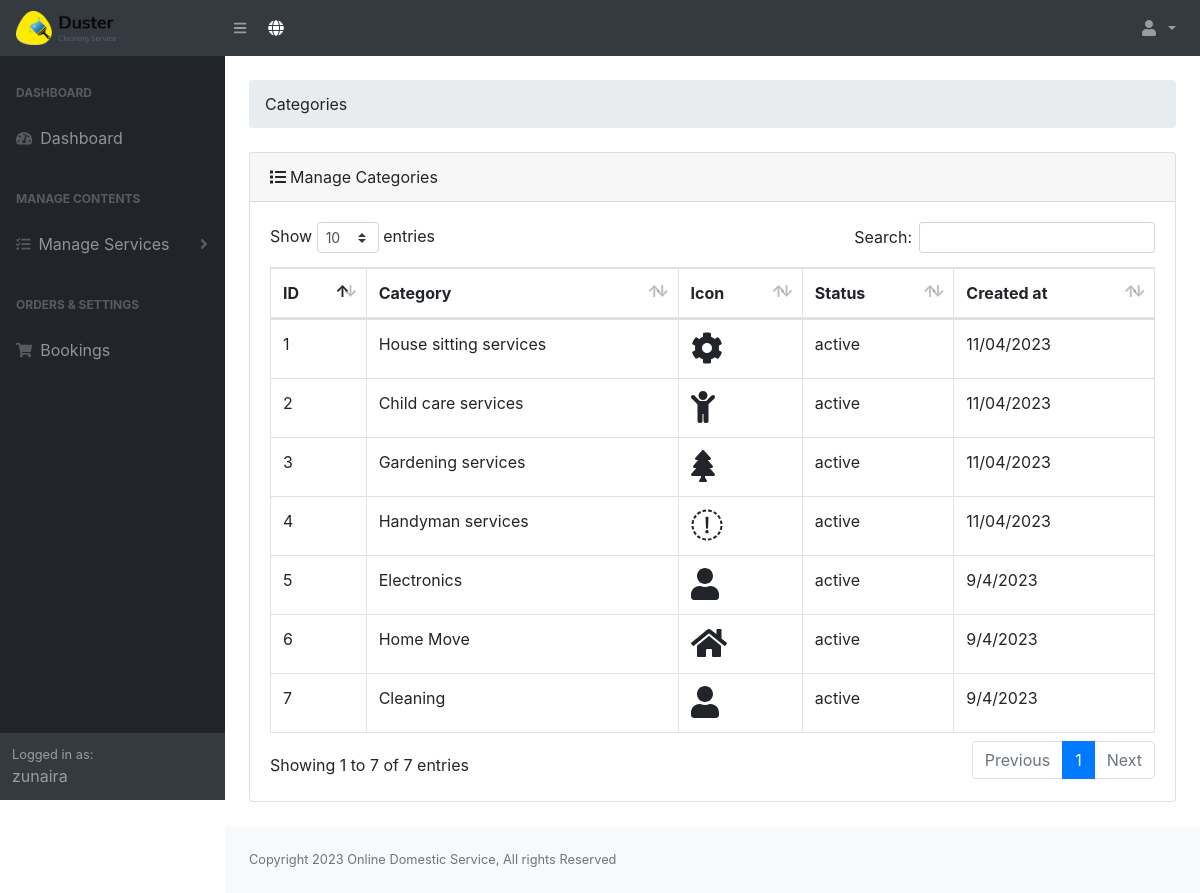
/provider/categories.php (signed in), run on the app's committed database.
### tables this page shows
CREATE TABLE `tbl_users` (
  `id` int(10) NOT NULL,
  `username` varchar(255) DEFAULT NULL,
  `fullname` varchar(255) DEFAULT NULL,
  `email` varchar(255) DEFAULT NULL,
  `mobile_no` varchar(15) DEFAULT NULL,
  `password` varchar(255) DEFAULT NULL,
  `role` varchar(10) DEFAULT NULL,
  `photo` varchar(255) DEFAULT NULL,
  `created_at` varchar(255) DEFAULT NULL,
  `gender` varchar(20) DEFAULT NULL,
  `status` varchar(10) DEFAULT NULL,
  `comment` varchar(255) DEFAULT NULL
);

CREATE TABLE `tbl_categories` (
  `cat_id` int(11) NOT NULL,
  `cat_name` varchar(50) NOT NULL DEFAULT '',
  `cat_icon` varchar(255) NOT NULL DEFAULT '',
  `cat_status` varchar(50) NOT NULL DEFAULT '',
  `created_at` varchar(50) NOT NULL DEFAULT ''
);

CREATE TABLE `tbl_settings` (
  `id` int(10) NOT NULL,
  `site_title` varchar(255) NOT NULL,
  `site_footer` varchar(255) NOT NULL,
  `web_phone` varchar(255) NOT NULL,
  `web_email` varchar(255) NOT NULL,
  `web_address_location` varchar(255) NOT NULL,
  `web_currency` varchar(10) NOT NULL,
  `dollar_exchange_rate` varchar(10) NOT NULL,
  `g_recaptcha_site_key` varchar(255) DEFAULT NULL,
  `g_recaptcha_secret_key` varchar(255) DEFAULT NULL,
  `g_recaptcha_status` varchar(10) DEFAULT NULL
);

### provider/config.php (called while the page is built, shortened)
<?php
$dbhost = 'localhost';
$dbname = 'fyp';
$dbuser = 'root';
$dbpass = '';
try {
	$pdo = new PDO("mysql:host={$dbhost};dbname={$dbname}", $dbuser, $dbpass);
	$pdo->setAttribute(PDO::ATTR_ERRMODE, PDO::ERRMODE_EXCEPTION);
}
catch( PDOException $exception ) {
	echo "Connection Error: " . $exception->getMessage();
	die();
}
$setting_statement = $pdo->prepare('SELECT * FROM tbl_settings');
$setting_statement->execute();
$setting_statement_results = $setting_statement->fetch();
?>

### provider/autoloader.php (called while the page is built, shortened)
<?php
include 'config.php';
?>

### provider/categories.php (the view)
<?php include 'header.php' ?>
<div class="container-fluid">
    <ol class="breadcrumb mb-4 mt-4">
        <li class="breadcrumb-item ">Categories</li>
    </ol>
    <div class="card mb-4">
        <div class="card-header">
            <i class="fas fa-list mr-1"></i>Manage Categories
        </div>
        <div class="card-body">
            <div class="table-responsive">
                <table class="table table-bordered" width="100%" id="dataTable" cellspacing="0">
                    <thead>
                        <tr>
                            <th>ID</th>
                            <th>Category</th>
                            <th>Icon</th>
                            <th>Status</th>
                            <th>Created at</th>
                        </tr>
                    </thead>
                    <tbody>
                        <?php
                            $statement = $pdo->prepare('SELECT * FROM tbl_categories ORDER BY cat_id DESC');
                            $statement->execute();
                            $result = $statement->fetchAll();
                            $i = 0;
                            foreach ($result as $key) {
                            $i++;
                        ?>
                                                        <tr>
                            <td><?php echo $i;?></td>
                            <td><?php echo $key['cat_name'];?></td>
                            <td><i class="<?php echo $key['cat_icon'];?> fa-2x"></i></td>
                            <td><?php echo $key['cat_status'];?></td>
                            <td><?php echo $key['created_at'];?></td>
                        </tr>
                        <?php } ?>
                    </tbody>
                </table>
            </div>
        </div>
    </div>
</div>
<?php include 'footer.php' ?>

### provider/header.php (shortened to what this page needs)
<?php
include 'autoloader.php';
$u_id = $_SESSION['provider']['id'];
$statement = $pdo->prepare('SELECT * FROM tbl_users WHERE id=?');
$statement->execute(array($u_id));
$user_result = $statement->fetch();
?>
<!DOCTYPE html>
<html lang="en">
    <head>
        <link href="css/styles.css" rel="stylesheet" />
        <link href="css/dataTables.bootstrap4.min.css" rel="stylesheet" />
    </head>
    <body class="sb-nav-fixed">
        <nav class="sb-topnav navbar navbar-expand navbar-dark bg-dark">
            <a class="navbar-brand" href="dashboard.php">
                <img src="assets/logo/logo.png" class="existing-photo" width="100">
            </a>
            <button class="btn btn-link btn-sm order-1 order-lg-0" id="sidebarToggle" href="#">
                <i class="fas fa-bars"></i>
            </button
            >
            <a href="/" target="_blank" class="btn btn-dark" type="button">
                <i class="fas fa-globe"></i>
            </a>
            <ul class="navbar-nav ml-auto ml-md-0">
                <li class="nav-item dropdown">
                    <a class="nav-link dropdown-toggle" id="userDropdown" href="#" role="button" data-toggle="dropdown" aria-haspopup="true" aria-expanded="false">
                        <i class="fas fa-user fa-fw"></i>
                    </a>
                </li>
            </ul>
        </nav>
        <div id="layoutSidenav">
            <div id="layoutSidenav_nav">
                <nav class="sb-sidenav accordion sb-sidenav-dark" id="sidenavAccordion">
                    <div class="sb-sidenav-menu">
                        <div class="nav">
                            <div class="sb-sidenav-menu-heading">Dashboard</div>
                            <a class="nav-link" href="dashboard.php">
                                <div class="sb-nav-link-icon">
                                    <i class="fas fa-tachometer-alt"></i>
                                </div>
                                Dashboard
                            </a>
                            <div class="sb-sidenav-menu-heading">Manage Contents</div>
                            <a class="nav-link collapsed" href="#" data-toggle="collapse" data-target="#collapseServices" aria-expanded="false" aria-controls="collapseServices">
                                <div class="sb-nav-link-icon">
                                    <i class="fas fa-tasks"></i>
                                </div>
                                    Manage Services
                                <div class="sb-sidenav-collapse-arrow">
                                    <i class="fas fa-angle-down"></i>
                                </div
                            ></a>
                            <div class="sb-sidenav-menu-heading">Orders & Settings</div>
                            <a class="nav-link" href="bookings.php">
                                <div class="sb-nav-link-icon">
                                    <i class="fa fa-shopping-cart"></i>
                                </div>
                                Bookings</a>
                        </div>
                    </div>
                    <div class="sb-sidenav-footer">
                        <div class="small">Logged in as:</div>
                        <?php echo $user_result['fullname']; ?>
                    </div>
                </nav>
            </div>
            <div id="layoutSidenav_content">
            <main>

### provider/footer.php (shortened to what this page needs)
                </main>
                <footer class="py-4 bg-light mt-auto">
                    <div class="container-fluid">
                        <div class="d-flex align-items-center justify-content-between small">
                            <div class="text-muted"> <?php echo $setting_statement_results['site_footer']; ?></div>
                        </div>
                    </div>
                </footer>
            </div>
        </div>
    </body>
</html>

### data on the page
tbl_users: fullname "zunaira"
tbl_categories: cat_name "House sitting services", cat_status "active", created_at "11/04/2023"
tbl_categories: cat_name "Child care services", cat_status "active", created_at "11/04/2023"
tbl_categories: cat_name "Gardening services", cat_status "active", created_at "11/04/2023"
tbl_categories: cat_name "Handyman services", cat_status "active", created_at "11/04/2023"
tbl_categories: cat_name "Electronics", cat_status "active", created_at "9/4/2023"
tbl_categories: cat_name "Home Move", cat_status "active", created_at "9/4/2023"
tbl_categories: cat_name "Cleaning", cat_status "active", created_at "9/4/2023"
tbl_settings: site_footer "Copyright 2023 Online Domestic Service, All rights Reserved"
